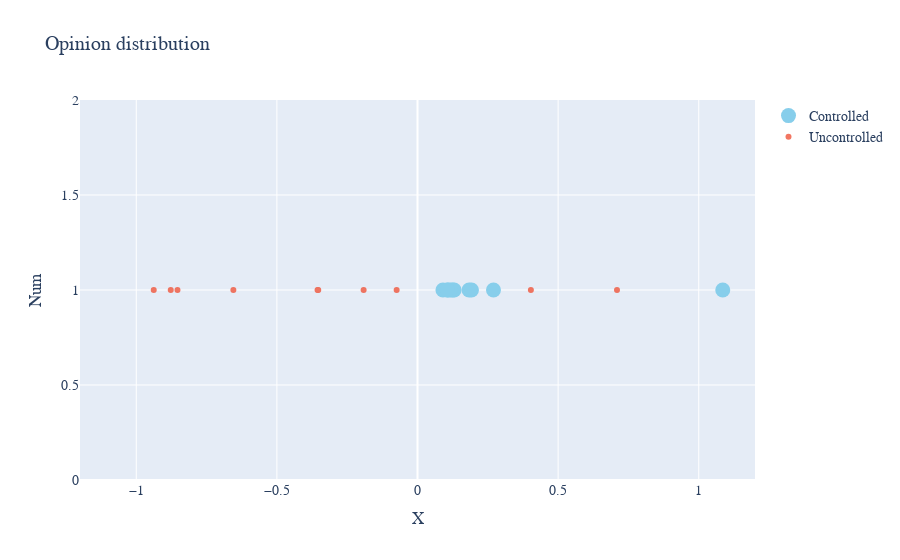

Write notebook code for a chart like this one.
### Code cell
fig = make_subplots(rows=1, cols=1)
fig.add_trace(go.Scatter(x=c_xs[:, -1].flatten(), y=np.ones(eq.var_dim-1),
                         mode='markers',
                         name="Controlled", marker=dict(color='SkyBlue', size=15)), row=1, col=1)
fig.add_trace(go.Scatter(x=uc_xs[:, -1].flatten(), y=np.ones(eq.var_dim-1),
                         mode='markers',
                         name="Uncontrolled", opacity=0.8), row=1, col=1)
fig.update_layout(
    title="Opinion distribution",
    xaxis_title="X",
    yaxis_title="Num",
    xaxis_range=[-1.2,1.2],
    font=dict(
        family="Courier New, monospace",
        size=14
    )
)
fig.show()

### Figure 1 — Plotly figure (JSON) as saved in the notebook; plotly's stock layout.template omitted (floating-point values rounded to 4 significant figures)
{"data": [{"marker": {"color": "SkyBlue", "size": 15}, "mode": "markers", "name": "Controlled", "type": "scatter", "x": [0.1251, 0.1832, 0.09053, 0.2701, 0.1081, 0.1303, 0.1919, 0.1175, 1.085, 0.1059], "xaxis": "x", "y": [1, 1, 1, 1, 1, 1, 1, 1, 1, 1], "yaxis": "y"}, {"mode": "markers", "name": "Uncontrolled", "opacity": 0.8, "type": "scatter", "x": [-0.8534, -0.6547, -0.9378, -0.8774, 0.7093, 0.4031, -0.3553, -0.3529, -0.1915, -0.07412], "xaxis": "x", "y": [1, 1, 1, 1, 1, 1, 1, 1, 1, 1], "yaxis": "y"}], "layout": {"font": {"family": "Courier New, monospace", "size": 14}, "title": {"text": "Opinion distribution"}, "xaxis": {"anchor": "y", "domain": [0, 1], "range": [-1.2, 1.2], "title": {"text": "X"}}, "yaxis": {"anchor": "x", "domain": [0, 1], "title": {"text": "Num"}}}}
